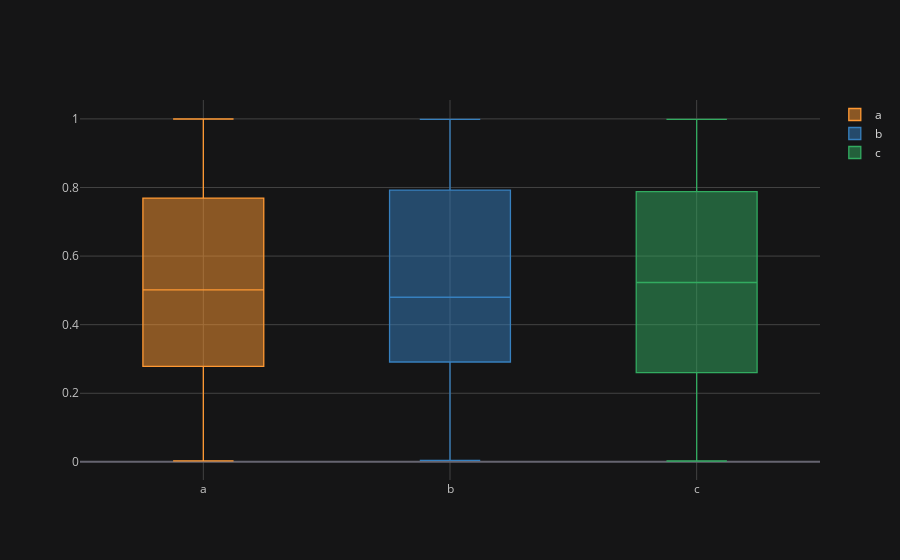

This figure's notebook cell:
### Code cell
df.iplot(kind = 'box')

### Figure 1 — Plotly figure (JSON) as saved in the notebook; plotly's stock layout.template omitted (floating-point values rounded to 4 significant figures; data arrays with more than 128 entries replaced by an {"elided": "..."} marker saying what was removed)
{"data": [{"boxpoints": false, "line": {"width": 1.3}, "marker": {"color": "rgba(255, 153, 51, 1.0)"}, "name": "a", "orientation": "v", "type": "box", "y": {"elided": "300 float values"}}, {"boxpoints": false, "line": {"width": 1.3}, "marker": {"color": "rgba(55, 128, 191, 1.0)"}, "name": "b", "orientation": "v", "type": "box", "y": {"elided": "300 float values"}}, {"boxpoints": false, "line": {"width": 1.3}, "marker": {"color": "rgba(50, 171, 96, 1.0)"}, "name": "c", "orientation": "v", "type": "box", "y": {"elided": "300 float values"}}], "layout": {"legend": {"bgcolor": "#151516", "font": {"color": "#D9D9D9"}}, "paper_bgcolor": "#151516", "plot_bgcolor": "#151516", "title": {"font": {"color": "#D9D9D9"}}, "xaxis": {"gridcolor": "#434343", "showgrid": true, "tickfont": {"color": "#C2C2C2"}, "title": {"font": {"color": "#D9D9D9"}, "text": ""}, "zerolinecolor": "#666570"}, "yaxis": {"gridcolor": "#434343", "showgrid": true, "tickfont": {"color": "#C2C2C2"}, "title": {"font": {"color": "#D9D9D9"}, "text": ""}, "zerolinecolor": "#666570"}}}
